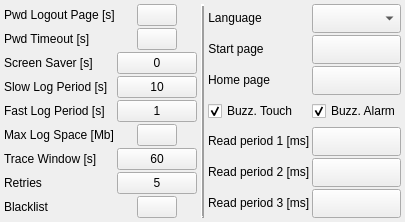
     <widget class="QWidget" name="System">
      <property name="enabled">
       <bool>true</bool>
      </property>
      <property name="contextMenuPolicy">
       <enum>Qt::DefaultContextMenu</enum>
      </property>
      <attribute name="title">
       <string>System</string>
      </attribute>
      <layout class="QHBoxLayout" name="horizontalLayout">
       <property name="spacing">
        <number>4</number>
       </property>
       <property name="margin">
        <number>4</number>
       </property>
       <item>
        <layout class="QGridLayout" name="gridLayout">
         <property name="sizeConstraint">
          <enum>QLayout::SetDefaultConstraint</enum>
         </property>
         <property name="spacing">
          <number>2</number>
         </property>
         <item row="6" column="1" alignment="Qt::AlignHCenter">
          <widget class="QPushButton" name="pushButton_TraceWindow">
           <property name="sizePolicy">
            <sizepolicy hsizetype="MinimumExpanding" vsizetype="MinimumExpanding">
             <horstretch>0</horstretch>
             <verstretch>0</verstretch>
            </sizepolicy>
           </property>
           <property name="focusPolicy">
            <enum>Qt::NoFocus</enum>
           </property>
           <property name="toolTip">
            <string/>
           </property>
           <property name="whatsThis">
            <string>QPushButton widget</string>
           </property>
           <property name="text">
            <string>60</string>
           </property>
           <property name="flat">
            <bool>false</bool>
           </property>
           <property name="variable" stdset="0">
            <string/>
           </property>
           <property name="refresh" stdset="0">
            <number>500</number>
           </property>
           <property name="max" stdset="0">
            <string>65535</string>
           </property>
           <property name="min" stdset="0">
            <string>0</string>
           </property>
           <property name="viewStatus" stdset="0">
            <bool>false</bool>
           </property>
           <property name="visibilityVar" stdset="0">
            <string/>
           </property>
           <property name="borderWidth" stdset="0">
            <number>1</number>
           </property>
           <property name="borderRadius" stdset="0">
            <number>0</number>
           </property>
          </widget>
         </item>
         <item row="1" column="1" alignment="Qt::AlignHCenter">
          <widget class="QPushButton" name="pushButton_PwdTimeout">
           <property name="sizePolicy">
            <sizepolicy hsizetype="MinimumExpanding" vsizetype="MinimumExpanding">
             <horstretch>0</horstretch>
             <verstretch>0</verstretch>
            </sizepolicy>
           </property>
           <property name="focusPolicy">
            <enum>Qt::NoFocus</enum>
           </property>
           <property name="flat">
            <bool>false</bool>
           </property>
          </widget>
         </item>
         <item row="3" column="1" alignment="Qt::AlignHCenter">
          <widget class="QPushButton" name="pushButton_SlowLogPeriod">
           <property name="sizePolicy">
            <sizepolicy hsizetype="MinimumExpanding" vsizetype="MinimumExpanding">
             <horstretch>0</horstretch>
             <verstretch>0</verstretch>
            </sizepolicy>
           </property>
           <property name="focusPolicy">
            <enum>Qt::NoFocus</enum>
           </property>
           <property name="toolTip">
            <string/>
           </property>
           <property name="whatsThis">
            <string>QPushButton widget</string>
           </property>
           <property name="text">
            <string>10</string>
           </property>
           <property name="flat">
            <bool>false</bool>
           </property>
           <property name="variable" stdset="0">
            <string/>
           </property>
           <property name="refresh" stdset="0">
            <number>500</number>
           </property>
           <property name="max" stdset="0">
            <string>65535</string>
           </property>
           <property name="min" stdset="0">
            <string>0</string>
           </property>
           <property name="viewStatus" stdset="0">
            <bool>false</bool>
           </property>
           <property name="visibilityVar" stdset="0">
            <string/>
           </property>
           <property name="borderWidth" stdset="0">
            <number>1</number>
           </property>
           <property name="borderRadius" stdset="0">
            <number>0</number>
           </property>
          </widget>
         </item>
         <item row="3" column="0">
          <widget class="QLabel" name="label_SlowLogPeriod">
           <property name="sizePolicy">
            <sizepolicy hsizetype="MinimumExpanding" vsizetype="MinimumExpanding">
             <horstretch>0</horstretch>
             <verstretch>0</verstretch>
            </sizepolicy>
           </property>
           <property name="text">
            <string>Slow Log Period [s]</string>
           </property>
          </widget>
         </item>
         <item row="6" column="0">
          <widget class="QLabel" name="label_TraceWindow">
           <property name="sizePolicy">
            <sizepolicy hsizetype="MinimumExpanding" vsizetype="MinimumExpanding">
             <horstretch>0</horstretch>
             <verstretch>0</verstretch>
            </sizepolicy>
           </property>
           <property name="text">
            <string>Trace Window [s]</string>
           </property>
          </widget>
         </item>
         <item row="7" column="0">
          <widget class="QLabel" name="label_Retries">
           <property name="sizePolicy">
            <sizepolicy hsizetype="MinimumExpanding" vsizetype="MinimumExpanding">
             <horstretch>0</horstretch>
             <verstretch>0</verstretch>
            </sizepolicy>
           </property>
           <property name="toolTip">
            <string/>
           </property>
           <property name="text">
            <string>Retries</string>
           </property>
          </widget>
         </item>
         <item row="4" column="1" alignment="Qt::AlignHCenter">
          <widget class="QPushButton" name="pushButton_FastLogPeriod">
           <property name="sizePolicy">
            <sizepolicy hsizetype="MinimumExpanding" vsizetype="MinimumExpanding">
             <horstretch>0</horstretch>
             <verstretch>0</verstretch>
            </sizepolicy>
           </property>
           <property name="focusPolicy">
            <enum>Qt::NoFocus</enum>
           </property>
           <property name="toolTip">
            <string/>
           </property>
           <property name="whatsThis">
            <string>QPushButton widget</string>
           </property>
           <property name="text">
            <string>1</string>
           </property>
           <property name="flat">
            <bool>false</bool>
           </property>
           <property name="variable" stdset="0">
            <string/>
           </property>
           <property name="refresh" stdset="0">
            <number>500</number>
           </property>
           <property name="max" stdset="0">
            <string>65535</string>
           </property>
           <property name="min" stdset="0">
            <string>0</string>
           </property>
           <property name="viewStatus" stdset="0">
            <bool>false</bool>
           </property>
           <property name="visibilityVar" stdset="0">
            <string/>
           </property>
           <property name="borderWidth" stdset="0">
            <number>1</number>
           </property>
           <property name="borderRadius" stdset="0">
            <number>0</number>
           </property>
          </widget>
         </item>
         <item row="5" column="1" alignment="Qt::AlignHCenter">
          <widget class="QPushButton" name="pushButton_MaxLogSpace">
           <property name="sizePolicy">
            <sizepolicy hsizetype="MinimumExpanding" vsizetype="MinimumExpanding">
             <horstretch>0</horstretch>
             <verstretch>0</verstretch>
            </sizepolicy>
           </property>
           <property name="focusPolicy">
            <enum>Qt::NoFocus</enum>
           </property>
           <property name="flat">
            <bool>false</bool>
           </property>
          </widget>
         </item>
         <item row="4" column="0">
          <widget class="QLabel" name="label_FastLogPeriod">
           <property name="sizePolicy">
            <sizepolicy hsizetype="MinimumExpanding" vsizetype="MinimumExpanding">
             <horstretch>0</horstretch>
             <verstretch>0</verstretch>
            </sizepolicy>
           </property>
           <property name="text">
            <string>Fast Log Period [s]</string>
           </property>
          </widget>
         </item>
         <item row="1" column="0">
          <widget class="QLabel" name="label_PwdTimeout">
           <property name="sizePolicy">
            <sizepolicy hsizetype="MinimumExpanding" vsizetype="MinimumExpanding">
             <horstretch>0</horstretch>
             <verstretch>0</verstretch>
            </sizepolicy>
           </property>
           <property name="text">
            <string>Pwd Timeout [s]</string>
           </property>
          </widget>
         </item>
         <item row="5" column="0">
          <widget class="QLabel" name="label_MaxLogSpace">
           <property name="sizePolicy">
            <sizepolicy hsizetype="MinimumExpanding" vsizetype="MinimumExpanding">
             <horstretch>0</horstretch>
             <verstretch>0</verstretch>
            </sizepolicy>
           </property>
           <property name="text">
            <string>Max Log Space [Mb]</string>
           </property>
          </widget>
         </item>
         <item row="0" column="0">
          <widget class="QLabel" name="label_PwdLogoutPage">
           <property name="sizePolicy">
            <sizepolicy hsizetype="MinimumExpanding" vsizetype="MinimumExpanding">
             <horstretch>0</horstretch>
             <verstretch>0</verstretch>
            </sizepolicy>
           </property>
           <property name="toolTip">
            <string/>
           </property>
           <property name="text">
            <string>Pwd Logout Page [s]</string>
           </property>
          </widget>
         </item>
         <item row="2" column="0">
          <widget class="QLabel" name="label_ScreenSaver">
           <property name="sizePolicy">
            <sizepolicy hsizetype="MinimumExpanding" vsizetype="MinimumExpanding">
             <horstretch>0</horstretch>
             <verstretch>0</verstretch>
            </sizepolicy>
           </property>
           <property name="text">
            <string>Screen Saver [s]</string>
           </property>
          </widget>
         </item>
         <item row="2" column="1" alignment="Qt::AlignHCenter">
          <widget class="QPushButton" name="pushButton_ScreenSaver">
           <property name="sizePolicy">
            <sizepolicy hsizetype="MinimumExpanding" vsizetype="MinimumExpanding">
             <horstretch>0</horstretch>
             <verstretch>0</verstretch>
            </sizepolicy>
           </property>
           <property name="focusPolicy">
            <enum>Qt::NoFocus</enum>
           </property>
           <property name="toolTip">
            <string/>
           </property>
           <property name="whatsThis">
            <string>QPushButton widget</string>
           </property>
           <property name="text">
            <string>0</string>
           </property>
           <property name="flat">
            <bool>false</bool>
           </property>
           <property name="variable" stdset="0">
            <string/>
           </property>
           <property name="refresh" stdset="0">
            <number>500</number>
           </property>
           <property name="max" stdset="0">
            <string>65535</string>
           </property>
           <property name="min" stdset="0">
            <string>0</string>
           </property>
           <property name="viewStatus" stdset="0">
            <bool>false</bool>
           </property>
           <property name="visibilityVar" stdset="0">
            <string/>
           </property>
           <property name="borderWidth" stdset="0">
            <number>1</number>
           </property>
           <property name="borderRadius" stdset="0">
            <number>0</number>
           </property>
          </widget>
         </item>
         <item row="7" column="1" alignment="Qt::AlignHCenter">
          <widget class="QPushButton" name="pushButton_Retries">
           <property name="sizePolicy">
            <sizepolicy hsizetype="MinimumExpanding" vsizetype="MinimumExpanding">
             <horstretch>0</horstretch>
             <verstretch>0</verstretch>
            </sizepolicy>
           </property>
           <property name="focusPolicy">
            <enum>Qt::NoFocus</enum>
           </property>
           <property name="toolTip">
            <string/>
           </property>
           <property name="whatsThis">
            <string>QPushButton widget</string>
           </property>
           <property name="text">
            <string>5</string>
           </property>
           <property name="flat">
            <bool>false</bool>
           </property>
           <property name="variable" stdset="0">
            <string/>
           </property>
           <property name="refresh" stdset="0">
            <number>500</number>
           </property>
           <property name="max" stdset="0">
            <string>65535</string>
           </property>
           <property name="min" stdset="0">
            <string>0</string>
           </property>
           <property name="viewStatus" stdset="0">
            <bool>false</bool>
           </property>
           <property name="visibilityVar" stdset="0">
            <string/>
           </property>
           <property name="borderWidth" stdset="0">
            <number>1</number>
           </property>
           <property name="borderRadius" stdset="0">
            <number>0</number>
           </property>
          </widget>
         </item>
         <item row="0" column="1" alignment="Qt::AlignHCenter">
          <widget class="QPushButton" name="pushButton_PwdLogoutPage">
           <property name="sizePolicy">
            <sizepolicy hsizetype="MinimumExpanding" vsizetype="MinimumExpanding">
             <horstretch>0</horstretch>
             <verstretch>0</verstretch>
            </sizepolicy>
           </property>
           <property name="focusPolicy">
            <enum>Qt::NoFocus</enum>
           </property>
           <property name="text">
            <string/>
           </property>
           <property name="flat">
            <bool>false</bool>
           </property>
          </widget>
         </item>
         <item row="8" column="0">
          <widget class="QLabel" name="label_Blacklist">
           <property name="sizePolicy">
            <sizepolicy hsizetype="MinimumExpanding" vsizetype="MinimumExpanding">
             <horstretch>0</horstretch>
             <verstretch>0</verstretch>
            </sizepolicy>
           </property>
           <property name="text">
            <string>Blacklist</string>
           </property>
          </widget>
         </item>
         <item row="8" column="1" alignment="Qt::AlignHCenter">
          <widget class="QPushButton" name="pushButton_Blacklist">
           <property name="sizePolicy">
            <sizepolicy hsizetype="MinimumExpanding" vsizetype="MinimumExpanding">
             <horstretch>0</horstretch>
             <verstretch>0</verstretch>
            </sizepolicy>
           </property>
           <property name="focusPolicy">
            <enum>Qt::NoFocus</enum>
           </property>
           <property name="flat">
            <bool>false</bool>
           </property>
          </widget>
         </item>
        </layout>
       </item>
       <item>
        <widget class="Line" name="line">
         <property name="frameShadow">
          <enum>QFrame::Raised</enum>
         </property>
         <property name="lineWidth">
          <number>2</number>
         </property>
         <property name="orientation">
          <enum>Qt::Vertical</enum>
         </property>
        </widget>
       </item>
       <item>
        <layout class="QGridLayout" name="gridLayout_15">
         <property name="spacing">
          <number>2</number>
         </property>
         <item row="7" column="0">
          <widget class="QLabel" name="label_ReadPeriod3">
           <property name="sizePolicy">
            <sizepolicy hsizetype="Fixed" vsizetype="Fixed">
             <horstretch>0</horstretch>
             <verstretch>0</verstretch>
            </sizepolicy>
           </property>
           <property name="text">
            <string>Read period 3 [ms]</string>
           </property>
          </widget>
         </item>
         <item row="2" column="0">
          <widget class="QLabel" name="label_HomePage">
           <property name="sizePolicy">
            <sizepolicy hsizetype="Fixed" vsizetype="Fixed">
             <horstretch>0</horstretch>
             <verstretch>0</verstretch>
            </sizepolicy>
           </property>
           <property name="text">
            <string>Home page</string>
           </property>
           <property name="alignment">
            <set>Qt::AlignCenter</set>
           </property>
          </widget>
         </item>
         <item row="3" column="0">
          <widget class="QCheckBox" name="checkBox_BuzzerTouch">
           <property name="sizePolicy">
            <sizepolicy hsizetype="MinimumExpanding" vsizetype="MinimumExpanding">
             <horstretch>0</horstretch>
             <verstretch>0</verstretch>
            </sizepolicy>
           </property>
           <property name="focusPolicy">
            <enum>Qt::NoFocus</enum>
           </property>
           <property name="text">
            <string>Buzz. Touch</string>
           </property>
           <property name="checked">
            <bool>true</bool>
           </property>
          </widget>
         </item>
         <item row="3" column="1">
          <widget class="QCheckBox" name="checkBox_BuzzerAlarm">
           <property name="sizePolicy">
            <sizepolicy hsizetype="MinimumExpanding" vsizetype="MinimumExpanding">
             <horstretch>0</horstretch>
             <verstretch>0</verstretch>
            </sizepolicy>
           </property>
           <property name="focusPolicy">
            <enum>Qt::NoFocus</enum>
           </property>
           <property name="text">
            <string>Buzz. Alarm</string>
           </property>
           <property name="checked">
            <bool>true</bool>
           </property>
          </widget>
         </item>
         <item row="5" column="1">
          <widget class="QPushButton" name="pushButton_ReadPeriod1">
           <property name="sizePolicy">
            <sizepolicy hsizetype="MinimumExpanding" vsizetype="MinimumExpanding">
             <horstretch>0</horstretch>
             <verstretch>0</verstretch>
            </sizepolicy>
           </property>
           <property name="focusPolicy">
            <enum>Qt::NoFocus</enum>
           </property>
          </widget>
         </item>
         <item row="5" column="0">
          <widget class="QLabel" name="label_ReadPeriod1">
           <property name="sizePolicy">
            <sizepolicy hsizetype="Fixed" vsizetype="Fixed">
             <horstretch>0</horstretch>
             <verstretch>0</verstretch>
            </sizepolicy>
           </property>
           <property name="text">
            <string>Read period 1 [ms]</string>
           </property>
          </widget>
         </item>
         <item row="7" column="1">
          <widget class="QPushButton" name="pushButton_ReadPeriod3">
           <property name="sizePolicy">
            <sizepolicy hsizetype="MinimumExpanding" vsizetype="MinimumExpanding">
             <horstretch>0</horstretch>
             <verstretch>0</verstretch>
            </sizepolicy>
           </property>
           <property name="focusPolicy">
            <enum>Qt::NoFocus</enum>
           </property>
          </widget>
         </item>
         <item row="6" column="1">
          <widget class="QPushButton" name="pushButton_ReadPeriod2">
           <property name="sizePolicy">
            <sizepolicy hsizetype="MinimumExpanding" vsizetype="MinimumExpanding">
             <horstretch>0</horstretch>
             <verstretch>0</verstretch>
            </sizepolicy>
           </property>
           <property name="focusPolicy">
            <enum>Qt::NoFocus</enum>
           </property>
          </widget>
         </item>
         <item row="1" column="0">
          <widget class="QLabel" name="label_StartPage">
           <property name="sizePolicy">
            <sizepolicy hsizetype="Fixed" vsizetype="Fixed">
             <horstretch>0</horstretch>
             <verstretch>0</verstretch>
            </sizepolicy>
           </property>
           <property name="text">
            <string>Start page</string>
           </property>
           <property name="alignment">
            <set>Qt::AlignCenter</set>
           </property>
          </widget>
         </item>
         <item row="1" column="1">
          <widget class="QPushButton" name="pushButton_StartPage">
           <property name="sizePolicy">
            <sizepolicy hsizetype="MinimumExpanding" vsizetype="MinimumExpanding">
             <horstretch>0</horstretch>
             <verstretch>0</verstretch>
            </sizepolicy>
           </property>
           <property name="focusPolicy">
            <enum>Qt::NoFocus</enum>
           </property>
           <property name="text">
            <string/>
           </property>
          </widget>
         </item>
         <item row="2" column="1">
          <widget class="QPushButton" name="pushButton_HomePage">
           <property name="sizePolicy">
            <sizepolicy hsizetype="MinimumExpanding" vsizetype="MinimumExpanding">
             <horstretch>0</horstretch>
             <verstretch>0</verstretch>
            </sizepolicy>
           </property>
           <property name="focusPolicy">
            <enum>Qt::NoFocus</enum>
           </property>
           <property name="text">
            <string/>
           </property>
          </widget>
         </item>
         <item row="6" column="0">
          <widget class="QLabel" name="label_ReadPeriod2">
           <property name="sizePolicy">
            <sizepolicy hsizetype="Fixed" vsizetype="Fixed">
             <horstretch>0</horstretch>
             <verstretch>0</verstretch>
            </sizepolicy>
           </property>
           <property name="text">
            <string>Read period 2 [ms]</string>
           </property>
          </widget>
         </item>
         <item row="0" column="0">
          <widget class="QLabel" name="label_Language">
           <property name="sizePolicy">
            <sizepolicy hsizetype="Fixed" vsizetype="Fixed">
             <horstretch>0</horstretch>
             <verstretch>0</verstretch>
            </sizepolicy>
           </property>
           <property name="text">
            <string>Language</string>
           </property>
           <property name="alignment">
            <set>Qt::AlignCenter</set>
           </property>
          </widget>
         </item>
         <item row="0" column="1">
          <widget class="QComboBox" name="comboBoxLanguage">
           <property name="sizePolicy">
            <sizepolicy hsizetype="MinimumExpanding" vsizetype="MinimumExpanding">
             <horstretch>0</horstretch>
             <verstretch>0</verstretch>
            </sizepolicy>
           </property>
          </widget>
         </item>
        </layout>
       </item>
      </layout>
     </widget>
